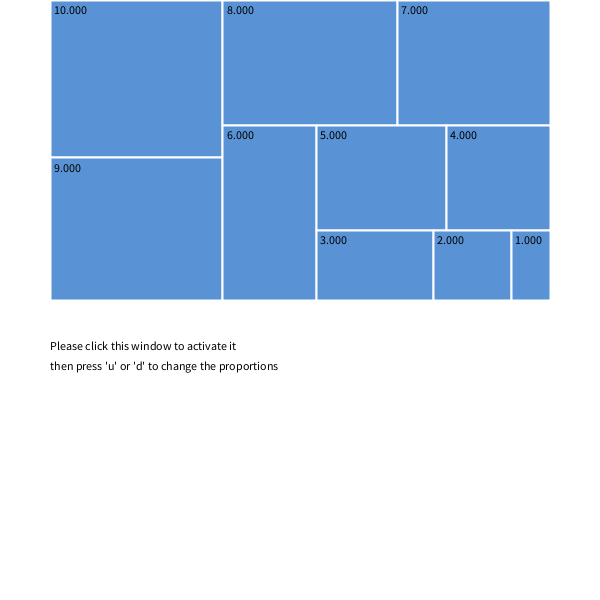
Frame 1 (no input)
Frame 60 (the mouse pressed at the canvas centre just before this capture): identical to frame 1, image omitted
Frame 120 (the mouse held since frame 60 and released just before this capture): identical to frame 1, image omitted

The Processing sketch that drew this single still picture (run headless with seeded random() and noise(); from frame 60 on, the mouse is pressed at the canvas centre):

// Processing sketch: processing_84183
// ── processing_84183.pde

float[] tm_data = {
  10,9,8,7,6,5,4,3,2,1
}; 
float[] tm_dataoriginal = {
  10,9,8,7,6,5,4,3,2,1
};  
// Grösse und Aussehen der Treemap definieren
int tm_width=500;
int tm_height=300;
int width=600;
int height=600;
int liniendicke = 2;
int randlinks = 50;
color hintergrund = color(89, 147, 213);
color linien = color(255, 255, 255);
color beschriftung = color(0, 0, 0);
// weitere Variablen definieren
float tm_restbreite=tm_width;
float tm_resthoehe=tm_height;
float tm_gesamtflaeche;
float tm_faktor;
int variante;

void setup() {
  size(600,600);
  background(255);
  legende();
  //Erste Treemap zeichnen
  treemap();
}

void draw() {
  if (keyPressed) {
    if (key == 'u') {
      tm_height=tm_height-5;
      if (tm_height<100) {
        tm_height=100;
      }
      cleardata();
      treemap();
    }
    else if (key == 'd') {
      tm_height=tm_height+5;
      if (tm_height>height) {
        tm_height=height;
      }
      cleardata();
      treemap();
    }
    else if (key == 'e') {
      exit();
    }
  }
}


void treemap() {
  //Hintergrund zeichnen
  fill(230);
  noStroke();
  rect(0+randlinks, 0, tm_width, tm_height);
  // Fläche der Treemap berechnen
  for (int i=0;i < tm_data.length;i++) {
    tm_gesamtflaeche = tm_gesamtflaeche + tm_data[i];
  }
  // Vergrösserung/Verkleinerung berechnen
  tm_faktor = tm_width*tm_height/tm_gesamtflaeche;
  stroke(linien);
  strokeWeight(liniendicke);
  for (int l=0; tm_data.length>0;l++) {
    if ((l%2)==0) {
      col();
    }
    if ((l%2)==1) {
      row();
    }
  }
}

void col() {
  float streifenflaeche;
  float[] streifenbreite = new float[tm_data.length];
  float[] proportion = new float[tm_data.length];
  // Flächen ausrechenn für 1 Rechteck, 2 Rechtecke, ... i Rechtecke
  for (int i=0;i<tm_data.length;i++) {
    streifenflaeche=0;
    for (int k=0;k<=i;k++) {
      streifenflaeche = streifenflaeche + tm_data[k];
    }
    // Streifenbreite berechnen
    streifenbreite[i] = streifenflaeche*tm_faktor/tm_resthoehe;
    // Proportion berechnen
    for (int k=0; k<=i;k++) {
      proportion[i] = proportion[i] + streifenbreite[i]/(tm_data[k]*tm_faktor/streifenbreite[i]);
    }
    proportion[i]=(abs(1-proportion[i]/(i+1)));
  }
  // die beste Variante auswählen
  variante = 0;
  for (int i=0;i<tm_data.length;i++) {
    if ((i>0) && (proportion[i]<proportion[i-1])) {
      variante = i;
    }
  }
  //Spalte zeichnen
  float tmpheight=0;
  for (int i=0;i<=variante;i++) {
    fill(hintergrund);
    rect(tm_width-tm_restbreite+randlinks, tm_height-tm_resthoehe-tmpheight, streifenbreite[variante], tm_data[i]*tm_faktor/streifenbreite[variante]);
    fill(beschriftung);
    text(tm_data[i], tm_width-tm_restbreite+2+randlinks, tm_height-tm_resthoehe-tmpheight+14);
    noFill();
    tmpheight = tmpheight - tm_data[i]*tm_faktor/streifenbreite[variante];
  }
  //Variablen aktualisieren
  tm_restbreite = tm_restbreite - streifenbreite[variante];
  tm_data=reverse(tm_data);
  for (int i=0;i<=variante;i++) {
    tm_data = shorten(tm_data);
  }
  tm_data=reverse(tm_data);
}

void row() {
  float streifenflaeche;
  float[] streifenhoehe = new float[tm_data.length];
  float[] proportion = new float[tm_data.length];
  // Flächen ausrechenn für 1 Rechteck, 2 Rechtecke, ... i Rechtecke
  for (int i=0;i<tm_data.length;i++) {
    streifenflaeche=0;
    for (int k=0;k<=i;k++) {
      streifenflaeche = streifenflaeche + tm_data[k];
    }
    // Streifenhöhe berechnen
    streifenhoehe[i] = streifenflaeche*tm_faktor/tm_restbreite;
    // Proportion berechnen
    for (int k=0; k<=i;k++) {
      proportion[i] = proportion[i] + streifenhoehe[i]/(tm_data[k]*tm_faktor/streifenhoehe[i]);
    }
    proportion[i]=(abs(1-proportion[i]/(i+1)));
  }
  // die beste Variante auswählen
  variante = 0;
  for (int i=0;i<tm_data.length;i++) {
    if ((i>0) && (proportion[i]<proportion[i-1])) {
      variante = i;
    }
  }
  //Reihe zeichnen
  float tmpwidth=0;
  for (int i=0;i<=variante;i++) {
    fill(hintergrund);
    rect(tm_width-tm_restbreite-tmpwidth+randlinks, tm_height-tm_resthoehe, tm_data[i]*tm_faktor/streifenhoehe[variante], streifenhoehe[variante]);
    fill(beschriftung);
    text(tm_data[i], tm_width-tm_restbreite-tmpwidth+2+randlinks, tm_height-tm_resthoehe+14);
    noFill();
    tmpwidth = tmpwidth - tm_data[i]*tm_faktor/streifenhoehe[variante];
  }
  //Variablen aktualisieren
  tm_resthoehe = tm_resthoehe - streifenhoehe[variante];
  tm_data=reverse(tm_data);
  for (int i=0;i<=variante;i++) {
    tm_data = shorten(tm_data);
  }
  tm_data=reverse(tm_data);
}

void cleardata() {
  //Bildschirm leeren
  size(width, height);
  background(255);
  //tm_data wiederherstellen
  for (int i=0; i<tm_dataoriginal.length;i++) {
    tm_data = append(tm_data, tm_dataoriginal[i]);
    tm_restbreite=tm_width;
    tm_resthoehe=tm_height;
    tm_gesamtflaeche=0;
    tm_faktor=0;
  }
}

void legende() {
  fill(0);
  text("Please click this window to activate it", 50, 350);
    text("then press 'u' or 'd' to change the proportions", 50, 370);
}
